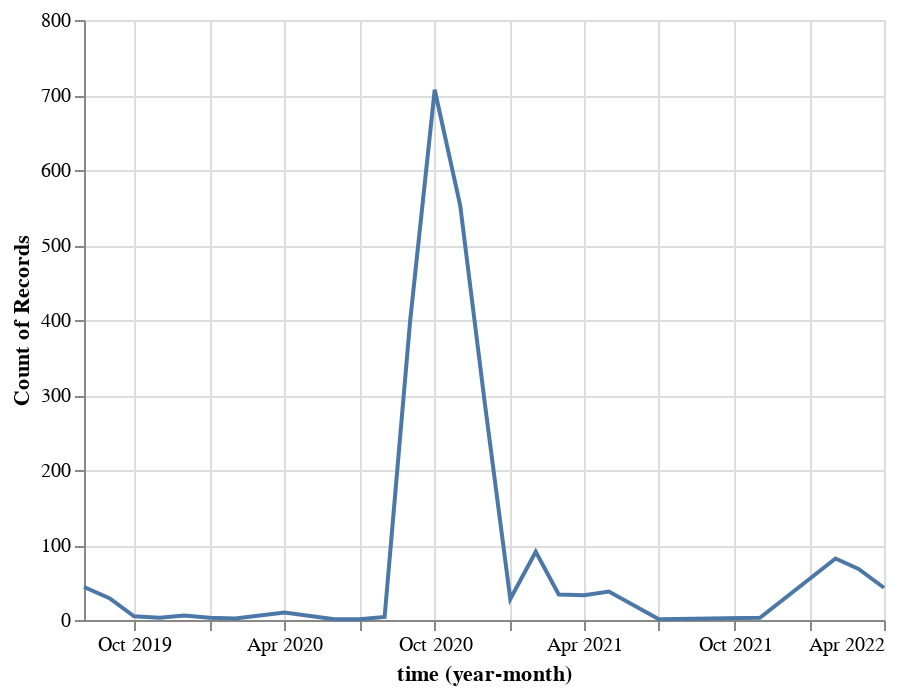

Source (notebook cell):
### Markdown cell above
## Part 3: Data Visualization

Now we can start exploring! First, how many messages have we sent over time?

### Code cell
alt.Chart(df).mark_line().encode(
    x='yearmonth(time):T',
    y='count()',
)

### Figure 1 — Vega-Lite specification as saved in the notebook (floating-point values rounded to 4 significant figures; data arrays with more than 128 entries replaced by an {"elided": "..."} marker saying what was removed)
{"config": {"view": {"continuousWidth": 400, "continuousHeight": 300}}, "data": {"name": "data-e4b1a84653a999ec7a13b0aab594fd88"}, "mark": "line", "encoding": {"x": {"field": "time", "timeUnit": "yearmonth", "type": "temporal"}, "y": {"aggregate": "count", "type": "quantitative"}}, "$schema": "https://vega.github.io/schema/vega-lite/v4.17.0.json", "datasets": {"data-e4b1a84653a999ec7a13b0aab594fd88": {"elided": "2476 records"}}}
